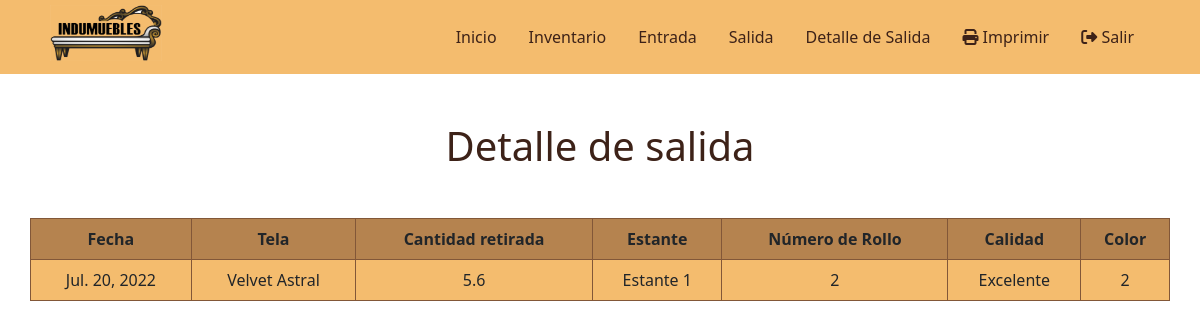
The app's page /inventario/detalleSalida/ (signed in), older data.
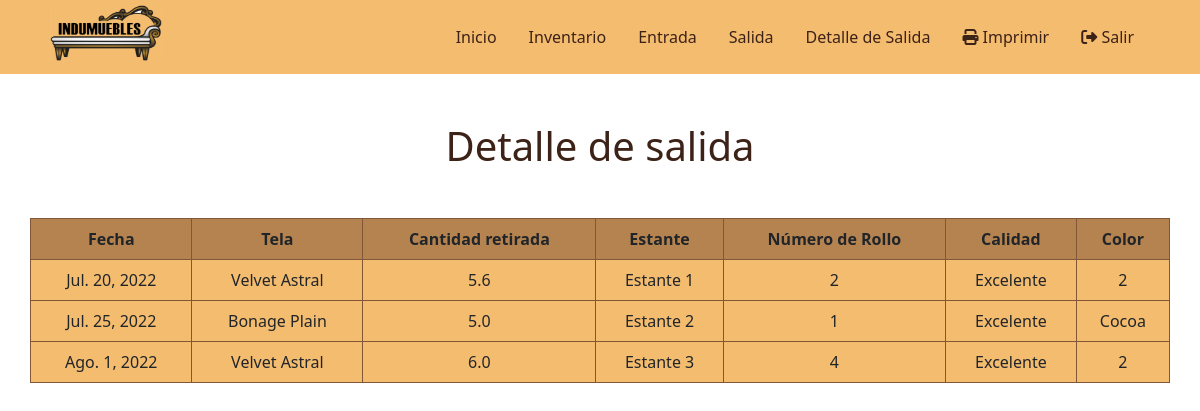
The same page, newer data.
### app_inventario/models.py (models this page shows, shortened)
class DetalleSalida(models.Model):
    fecha = models.DateField(auto_now_add=True)
    nombre = models.CharField(max_length=30)
    diseno = models.IntegerField()
    calidad = models.CharField(max_length=30)
    color = models.CharField(max_length=30)
    numeroRollo = models.IntegerField()
    cantidadYarda = models.FloatField()
    estante = models.CharField(max_length=30)

### app_inventario/views.py (the view)
# urls.py: path('detalleSalida/', views.detalleSalida, name='detalleSalida'),
@login_required()
def detalleSalida(request):
    detalleSalida = DetalleSalida.objects.all()
    ctx = {
        'detalleSalida': detalleSalida
    }
    return render(request, 'inventario/detalleSalida.html',ctx)

### app_inventario/templates/inventario/detalleSalida.html (shortened to what this page needs)
{% extends 'base.html' %}
{% block container %}
<div class="row">
    <h1 class="h1-entrada">Detalle de salida</h1>
    <table class="">
        <thead>
            <tr>
                <th class="text-center">Fecha</th>
                <th class="text-center">Tela</th>
                <th class="text-center">Cantidad retirada</th>
                <th class="text-center">Estante</th>
                <th class="text-center">Número de Rollo</th>
                <th class="text-center">Calidad</th>
                <th class="text-center">Color</th>
            </tr>
        </thead>
        <tbody>
            {% for ds in detalleSalida %}
                <tr data-href="{% url 'inventario:detalleSalida' %}" style="cursor: pointer;">
                    <td class="text-center">{{ds.fecha}}</td>
                    <td class="text-center">{{ds.nombre}}</td>
                    <td class="text-center">{{ds.cantidadYarda}}</td>
                    <td class="text-center">{{ds.estante}}</td>
                    <td class="text-center">{{ds.numeroRollo}}</td>
                    <td class="text-center">{{ds.calidad}}</td>
                    <td class="text-center">{{ds.color}}</td>
                </tr>
            {% empty %}
                <tr>
                    <td  class="text-center" colspan="10" class="text-danger text-center">No se encontraron resultados</td>
                </tr>
            {% endfor %}
        </tbody>
    </table>
</div>
{% endblock %}

### global_templates/base.html (shortened to what this page needs)
{% load static %}
<!DOCTYPE html>
<html lang="en">
<head>
  <link href="https://cdn.jsdelivr.net/npm/bootstrap@5.0.2/dist/css/bootstrap.min.css" rel="stylesheet">
  <link rel="stylesheet" href="https://cdnjs.cloudflare.com/ajax/libs/font-awesome/6.1.0/css/all.min.css">
  <link href="{% static '/telas/css/style.css' %}" rel="stylesheet">
  <link href="{% static '/telas/css/entrada.css' %}" rel="stylesheet">
  <link href="{% static '/telas/css/inventario.css' %}" rel="stylesheet">
  <link href="{% static '/telas/css/navbar.css' %}" rel="stylesheet">
  <link href="{% static '/telas/css/table.css' %}" rel="stylesheet">
</head>
<body>
  <ul class="ul-nav">
    <li class="li-logo"><img class="logo" src="/static/telas/img/logo.png"></li>
    <li class="li-nav"><a href="{% url 'logout_view' %}"><i class="fas fa-sign-out-alt"></i> Salir</a></li>
    <li class="li-nav"><a href="{% url 'inventario:salidaPdf' %}"><i class="fa-solid fa-print"></i> Imprimir</a></li>
    <li class="li-nav"><a href="{% url 'inventario:detalleSalida' %}">Detalle de Salida</a></li>
    <li class="li-nav"><a href="{% url 'inventario:salida' %}">Salida</a></li>
    <li class="li-nav"><a href="{% url 'inventario:entrada' %}">Entrada</a></li>
    <li class="li-nav"><a href="{% url 'inventario:inventario' %}">Inventario</a></li>
    <li class="li-nav"><a href="{% url 'inventario:index' %}">Inicio</a></li>
  </ul>
  <div class="container mt-5">
    {% block container%} {% endblock %}
  </div>
</body>
</html>

### app_inventario/static/telas/css/style.css (style rules this page uses)
* { list-style: none; text-decoration: none; }

### app_inventario/static/telas/css/entrada.css (style rules this page uses)
.h1-entrada { color: #3d2218; text-align: center; margin-bottom: 3rem; }

### app_inventario/static/telas/css/navbar.css (style rules this page uses)
body, html { margin: 0; }
.ul-nav { list-style-type: none; margin: 0; padding: 0; padding-right: 50px; overflow: hidden; background-color: #f4bc6e; }
.li-nav { float:right; }
.li-nav a { display: block; color: #3d2218; text-align: center; font-family:'Segoe UI', Tahoma, Geneva, Verdana, sans-serif; padding: 25px 16px; text-decoration: none; }
.li-logo { float:left; padding-left: 50px; padding-top: 0.3rem; }
.logo { width: 7rem; height: 3.5rem; }

### app_inventario/static/telas/css/table.css (style rules this page uses)
table { font-family:'Segoe UI', Tahoma, Geneva, Verdana, sans-serif; border-collapse: collapse; width: 100%; text-align: center; background-color: #f4bc6e; }
td, th { border: 1px solid #825738; text-align: left; padding: 8px; }
thead { background-color: #b5834f; }

Row changes from the older to the newer data that the page shows:
added DetalleSalida: fecha "Jul. 25, 2022", nombre "Bonage Plain", cantidadYarda "5.0", estante "Estante 2", numeroRollo "1", calidad "Excelente", color "Cocoa"
added DetalleSalida: fecha "Ago. 1, 2022", nombre "Velvet Astral", cantidadYarda "6.0", estante "Estante 3", numeroRollo "4", calidad "Excelente", color "2"
